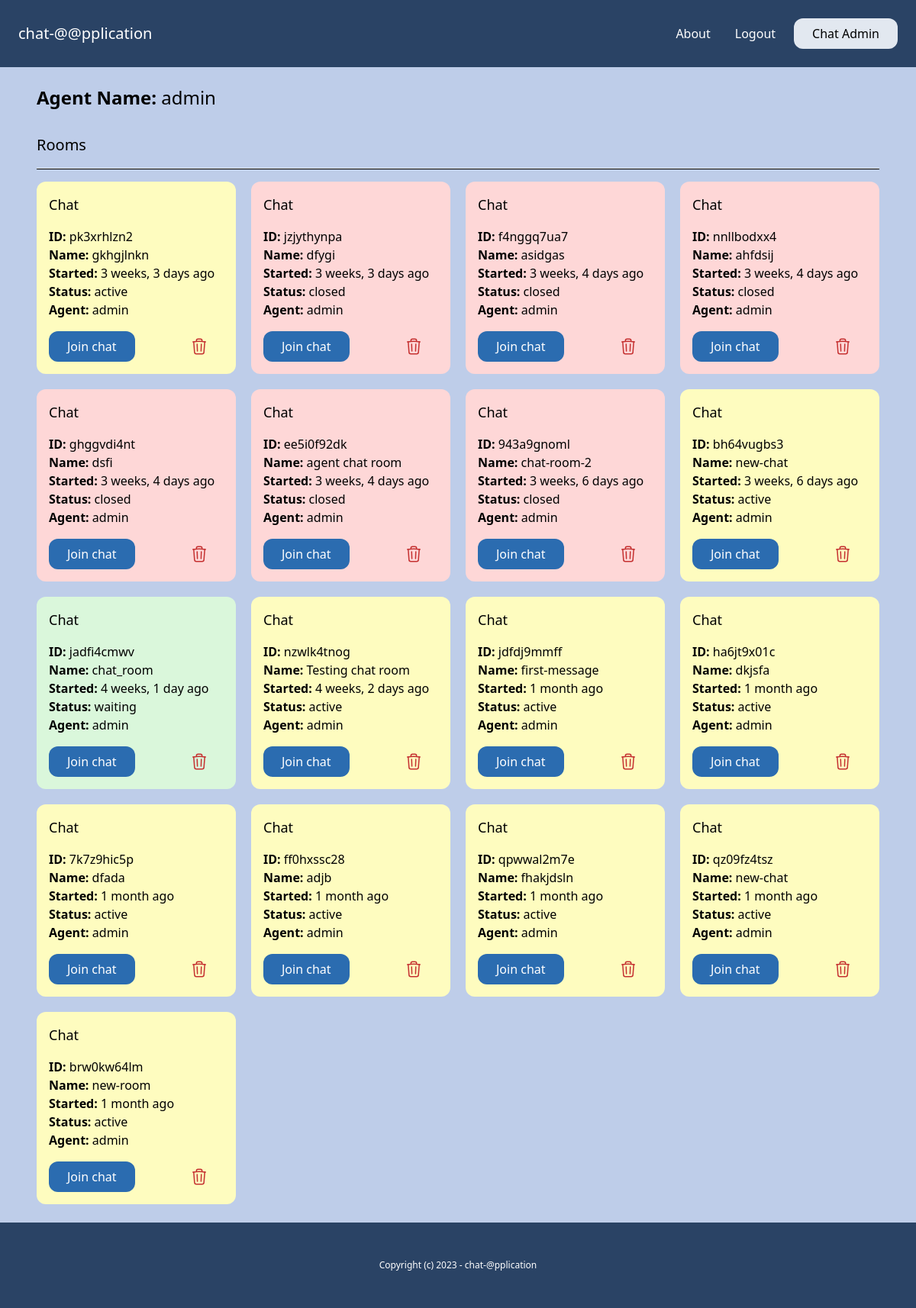
Page /admin-dashboard/user_details/0e92c003-3962-4916-ad8b-587604cc74cb/ (signed in) on the committed database.
### account/models.py (models this page shows)
class User(AbstractBaseUser, PermissionsMixin):
    AGENT = 'agent'
    MANAGER = 'manager'
    CUSTOMER = 'customer'
    ROLES_CHOICES = (
        (AGENT, 'Agent'),
        (MANAGER, 'Manager'),
        (CUSTOMER, 'Customer')
    )
    id = models.UUIDField(primary_key=True, default=uuid.uuid4, editable=False)
    email = models.EmailField(unique=True)
    name = models.CharField(max_length=255, blank=True, default='')
    role = models.CharField(max_length=20, choices=ROLES_CHOICES, default=AGENT)
    is_active = models.BooleanField(default=True)
    is_superuser = models.BooleanField(default=False)
    is_staff = models.BooleanField(default=False)
    date_joined = models.DateTimeField(default=timezone.now)
    last_login = models.DateTimeField(blank=True, null=True)
    objects = CustomUserManager()
    USERNAME_FIELD = 'email'
    EMAIL_FIELD = 'email'
    REQUIRED_FIELDS = ['name']

### chat/models.py (models this page shows, shortened)
class Room(models.Model):
    WAITING = "waiting"
    ACTIVE = "active"
    CLOSED = "closed"
    CHOICES_STATUS = (
        (WAITING, "waiting"),
        (ACTIVE, "active"),
        (CLOSED, "closed"),
    )
    uuid = models.CharField(max_length=255)
    client = models.CharField(max_length=255)
    agent = models.ForeignKey(User, null=True, blank=True, related_name="rooms", on_delete=models.CASCADE)
    messages = models.ManyToManyField(Message, blank=True)
    url = models.CharField(max_length=255, blank=True, null=True)
    status = models.CharField(max_length=20, choices=CHOICES_STATUS, default=WAITING)
    created_at = models.DateTimeField(auto_now_add=True)
    class Meta:
        ordering = ("-created_at",)

### chat/views.py (the view)
# urls.py: path("admin-dashboard/user_details/<uuid:uuid>/", views.user_details, name="user_details"),
def user_details(request, uuid):
    if request.user.groups.first().name == "Manager":
        user = get_object_or_404(User, pk=uuid)
        rooms = user.rooms.all()
        return render(request, "chat/user_details.html",{
            "user": user,
            "rooms": rooms if rooms else None
        })
    else:
        raise PermissionDenied

### chat/templates/chat/user_details.html
{% extends "core/base.html" %}
{% block content %}
<div>
    <h1 class="text-2xl mb-5"><b>{% if user.role == "agent" %} Agent {% else %} Manager {% endif %} Name: </b> {{user.name}}</h1>
    {% include "chat/rooms_list.html" %}
</div>
{% endblock  %}

### chat/templates/chat/rooms_list.html (shortened to what this page needs)
<div class="mt-8">
    <h1 class="text-xl mt-5">Rooms</h1>
    <hr class="my-4">
    {% if rooms %}
        <div class="grid grid-cols-4 gap-5">
            {% for room in rooms %}
            <div class="p-4 rounded-xl {% if room.status == 'waiting' %}card-waiting{% elif room.status == 'active' %}bg-yellow-200{% else %}bg-red-200{% endif %}">
                <h3 class="mb-4 text-lg">Chat</h3>
                <p>
                    <b>ID: </b>{{room.uuid}} <br>
                    <b>Name: </b>{{room.client}} <br>
                    <b>Started: </b>{{room.created_at|timesince}} ago<br>
                    <b>Status: </b>{{room.status}} <br>
                    <b>Agent: </b>{% firstof room.agent.name 'None yet...' %} <br>
                </p>
                <div class="flex justify-between mt-4">
                    <a href="{% url 'chat:room_details' room.uuid %}" class="inline-block py-2 px-6 bg-blue-700 text-white rounded-xl">Join chat</a>
                    {% if room.agent == request.user or request.user.groups.all.first.name == "Manager" %}
                    <a href="{% url 'chat:delete_room' room.id %}" ></a>
                    {% endif %}
                </div>
            </div>
            {% endfor %}
        </div>
    {% endif %}
</div>

### core/templates/core/base.html (style rules this page uses)
.card-waiting { background-color: #daf7db; }
hr { height: 1px; background-color: black; }
body { background-color: #becde9; }

### rows in the picture
User: name "admin"
Room: uuid "pk3xrhlzn2", client "gkhgjlnkn", created_at "3 weeks, 3 days", status "active", agent.name "admin"
Room: uuid "jzjythynpa", client "dfygi", created_at "3 weeks, 3 days", status "closed", agent.name "admin"
Room: uuid "f4nggq7ua7", client "asidgas", created_at "3 weeks, 4 days", status "closed", agent.name "admin"
Room: uuid "nnllbodxx4", client "ahfdsij", created_at "3 weeks, 4 days", status "closed", agent.name "admin"
Room: uuid "ghggvdi4nt", client "dsfi", created_at "3 weeks, 4 days", status "closed", agent.name "admin"
Room: uuid "ee5i0f92dk", client "agent chat room", created_at "3 weeks, 4 days", status "closed", agent.name "admin"
Room: uuid "943a9gnoml", client "chat-room-2", created_at "3 weeks, 6 days", status "closed", agent.name "admin"
Room: uuid "bh64vugbs3", client "new-chat", created_at "3 weeks, 6 days", status "active", agent.name "admin"
Room: uuid "jadfi4cmwv", client "chat_room", created_at "4 weeks, 1 day", status "waiting", agent.name "admin"
Room: uuid "nzwlk4tnog", client "Testing chat room", created_at "4 weeks, 2 days", status "active", agent.name "admin"
Room: uuid "jdfdj9mmff", client "first-message", created_at "1 month", status "active", agent.name "admin"
Room: uuid "ha6jt9x01c", client "dkjsfa", created_at "1 month", status "active", agent.name "admin"
Room: uuid "7k7z9hic5p", client "dfada", created_at "1 month", status "active", agent.name "admin"
Room: uuid "ff0hxssc28", client "adjb", created_at "1 month", status "active", agent.name "admin"
Room: uuid "qpwwal2m7e", client "fhakjdsln", created_at "1 month", status "active", agent.name "admin"
Room: uuid "qz09fz4tsz", client "new-chat", created_at "1 month", status "active", agent.name "admin"
Room: uuid "brw0kw64lm", client "new-room", created_at "1 month", status "active", agent.name "admin"
